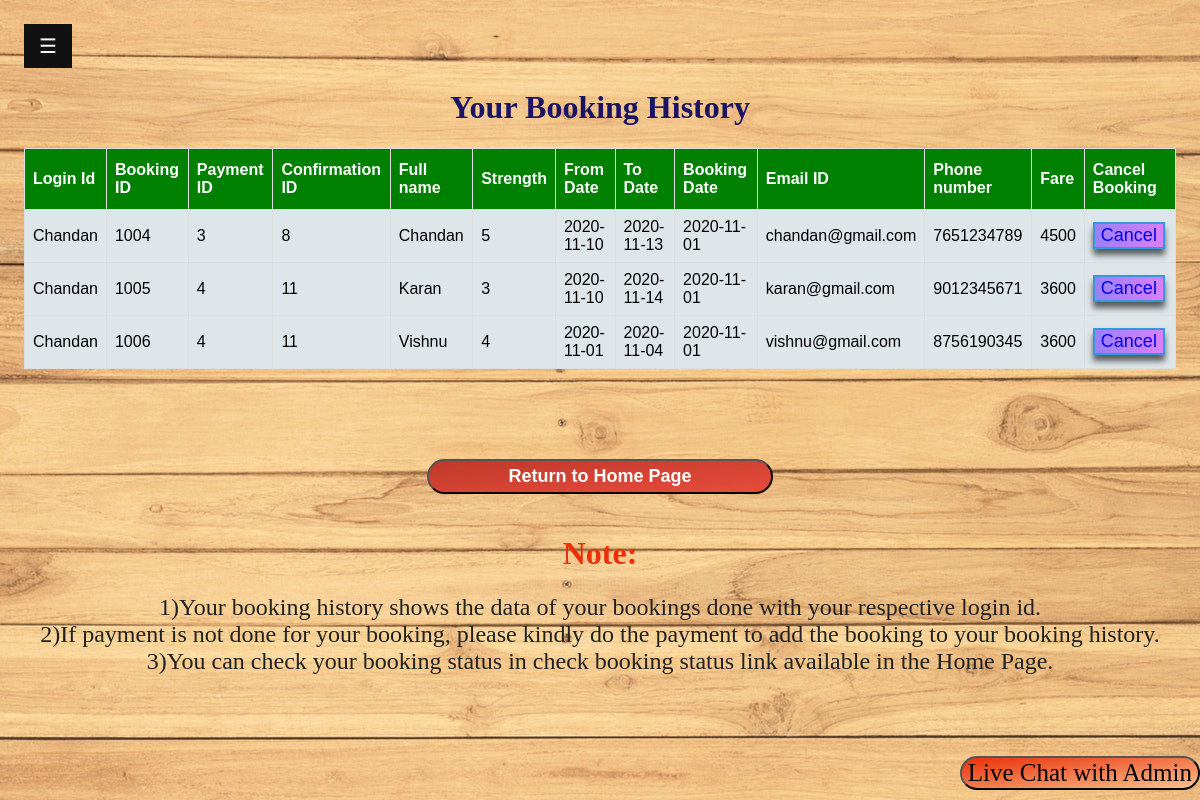
Screenshot of /history.php (signed in) with the database file from the repository.
### tables this page shows
CREATE TABLE `booking2` (
  `booking_id` int(100) NOT NULL,
  `strength` int(11) NOT NULL,
  `to_date` date NOT NULL,
  `from_date` date NOT NULL,
  `full_name` varchar(100) NOT NULL,
  `location` varchar(100) NOT NULL,
  `b_date` date NOT NULL,
  `payment_id` int(100) NOT NULL,
  `type` varchar(100) NOT NULL
);

CREATE TABLE `payment` (
  `payment_id` int(100) NOT NULL,
  `chn` varchar(100) NOT NULL,
  `p_date` date NOT NULL,
  `fare` int(11) NOT NULL,
  `chnum` varchar(100) NOT NULL,
  `c_id` int(100) DEFAULT NULL
);

CREATE TABLE `confirmed2` (
  `c_date` date NOT NULL,
  `c_id` int(100) NOT NULL,
  `payment_id` int(100) NOT NULL,
  `booking_id` int(100) NOT NULL
);

CREATE TABLE `booking_email_id` (
  `booking_id` int(100) NOT NULL,
  `email_id` varchar(100) NOT NULL
);

CREATE TABLE `booking_ph_no` (
  `booking_id` int(100) NOT NULL,
  `ph_no` varchar(100) NOT NULL
);

### history.php (the view, shortened to what this page needs)
<?php
	require 'dbconfig/config.php';
?>
<!DOCTYPE html>
<html>
<head>
<link rel="stylesheet" type="text/css" href="css/v6.css">
<link rel="stylesheet" type="text/css" href="css/v9.css">
</head>
<body style="background-image:url('imgs/check.JPG');">
	<div id="main">
	<button class="openbtn" onclick="openNav()">☰ </button>
<center><h1>Your Booking History</h1>
<table id="customers">
<tr style="color:black;background:#0984e3">
<th>Login Id</th><th>Booking ID</th><th>Payment ID</th><th>Confirmation ID</th><th>Full name</th><th>Strength</th><th>From Date</th><th>To Date</th><th>Booking Date</th><th>Email ID</th><th>Phone number</th><th>Fare</th><th>Cancel Booking</th>
</tr>
<?php
	$user=$_SESSION['loginid'];
	$query="SELECT b.booking_id,p.payment_id,c.c_id,b.full_name,b.strength,b.from_date,b.to_date,b.b_date,be.email_id,bp.ph_no,p.fare FROM booking2 as b INNER JOIN payment as p ON b.payment_id=p.payment_id INNER JOIN confirmed2 as c ON p.c_id=c.c_id INNER JOIN booking_email_id as be ON b.booking_id=be.booking_id INNER JOIN booking_ph_no as bp ON b.booking_id=bp.booking_id where b.booking_id in (SELECT booking_id from booking_workspace where login_id='$user')";
	$query_run=mysqli_query($con,$query);
	if(mysqli_num_rows($query_run)>0)
	{
		while($row=mysqli_fetch_array($query_run))
		{
?>
			<tr style="color:black;background-color:#dfe6e9">
			<td><?php echo $user?><td><?php echo $row['booking_id']?></td><td><?php echo $row['payment_id']?></td><td><?php echo $row['c_id']?></td><td><?php echo $row['full_name']?></td><td><?php echo $row['strength']?></td><td><?php echo $row['from_date']?></td><td><?php echo $row['to_date']?></td><td><?php echo $row['b_date']?></td><td><?php echo $row['email_id']?></td><td><?php echo $row['ph_no']?></td><td><?php echo $row['fare']?></td><?php $bid = "cancel.php?bid=".$row['booking_id'];?><td><button class="cancel"><a href=" <?php echo $bid ?> " style="text-decoration:none;">Cancel</a></button></td>
			</tr>
<?php
		}
	}
	else
	{
		echo '<script type="text/javascript"> alert("No Bookings Done!") </script>';
	}
?>
</table><br><br><br><br><br><a href="homepage2.php"><input type="button" id="back_btn" value="Return to Home Page"/></a><br>
	<h1 style="color:#eb2f06">Note:</h1>
	<font size="5" color="#212121">
		1)Your booking history shows the data of your bookings done with your respective login id.<br>
		2)If payment is not done for your booking, please kindly do the payment to add the booking to your booking history.<br>
		3)You can check your booking status in check booking status link available in the Home Page.
	</font>
	</center>
</div>
<a href="user2.php" target="_blank"><button class="bottom">Live Chat with Admin</button></a>
</body>
</html>

### css/v6.css (style rules this page uses)
body { font-size:16px; font-family:sans-sheriff; color:#1B1464; }

### css/v9.css (style rules this page uses)
body { font-size:16px; font-family:sans-sheriff; color:#1B1464; }
#back_btn { background-image:linear-gradient(to bottom right,#c0392b,#e74c3c); width:30%; padding:5px; text-align:center; font-size:18px; font-weight:bold; color:white; margin-bottom:20px; outline:none; border-radius:20px; }
#main { transition: margin-left .5s; padding: 16px; }
.openbtn { font-size: 20px; cursor: pointer; background-color: #111; color: white; padding: 10px 15px; border: none; }
.bottom { position: fixed; bottom: 10px; right: 0px; background-image:linear-gradient(to bottom right,#eb2f06,#f8c291); font-size:25px; font-family: "Trebuchet MS"; border-radius:20px; outline:none; }

### history.php (style rules this page uses)
body { font-family: "Trebuchet MS", Arial, Helvetica, sans-serif; }
#customers { font-family: "Trebuchet MS", Arial, Helvetica, sans-serif; border-collapse: collapse; width: 100%; }
#customers td, #customers th { border: 1px solid #ddd; padding: 8px; }
#customers tr:nth-child(even) { background-color: #f2f2f2; }
#customers tr:nth-child(odd) { background-color: white; }
#customers th { padding-top: 12px; padding-bottom: 12px; text-align: left; background-color: green; color: white; }
.cancel { border: 2px solid #3498db; background-image:linear-gradient(to right, #9980FA,#D980FA); color: white; font-size:18px; box-shadow: 0 6px 6px rgba(0, 0, 0, 0.6); cursor:pointer; }

### rows the page displays
booking2: booking_id "1004", payment.payment_id "3", confirmed2.c_id "8", full_name "Chandan", strength "5", from_date "2020-11-10", to_date "2020-11-13", b_date "2020-11-01", booking_email_id.email_id "chandan@gmail.com", booking_ph_no.ph_no "7651234789", payment.fare "4500"
booking2: booking_id "1005", payment.payment_id "4", confirmed2.c_id "11", full_name "Karan", strength "3", from_date "2020-11-10", to_date "2020-11-14", b_date "2020-11-01", booking_email_id.email_id "karan@gmail.com", booking_ph_no.ph_no "9012345671", payment.fare "3600"
booking2: booking_id "1006", payment.payment_id "4", confirmed2.c_id "11", full_name "Vishnu", strength "4", from_date "2020-11-01", to_date "2020-11-04", b_date "2020-11-01", booking_email_id.email_id "vishnu@gmail.com", booking_ph_no.ph_no "8756190345", payment.fare "3600"
